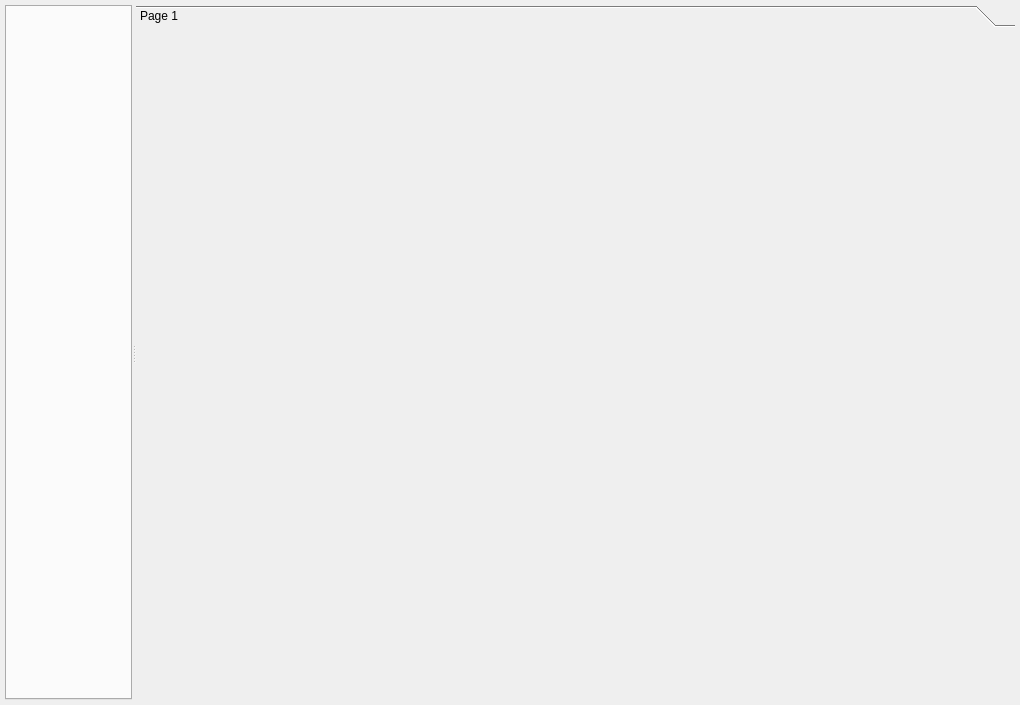
<?xml version="1.0" encoding="UTF-8"?>
<ui version="4.0">
 <author>Anton Rau</author>
 <class>CaloDialog</class>
 <widget class="QWidget" name="CaloDialog">
  <property name="geometry">
   <rect>
    <x>0</x>
    <y>0</y>
    <width>1020</width>
    <height>705</height>
   </rect>
  </property>
  <property name="windowTitle">
   <string>Calo</string>
  </property>
  <property name="sizeGripEnabled" stdset="0">
   <bool>true</bool>
  </property>
  <layout class="QVBoxLayout" name="verticalLayout">
   <property name="spacing">
    <number>0</number>
   </property>
   <property name="leftMargin">
    <number>5</number>
   </property>
   <property name="topMargin">
    <number>5</number>
   </property>
   <property name="rightMargin">
    <number>5</number>
   </property>
   <property name="bottomMargin">
    <number>5</number>
   </property>
   <item>
    <widget class="QSplitter" name="splitter">
     <property name="sizePolicy">
      <sizepolicy hsizetype="Expanding" vsizetype="Expanding">
       <horstretch>0</horstretch>
       <verstretch>0</verstretch>
      </sizepolicy>
     </property>
     <property name="orientation">
      <enum>Qt::Orientation::Horizontal</enum>
     </property>
     <widget class="QTabWidget" name="tabWidget">
      <property name="currentIndex">
       <number>-1</number>
      </property>
     </widget>
     <widget class="QToolBox" name="toolBox">
      <property name="currentIndex">
       <number>0</number>
      </property>
      <widget class="QWidget" name="page">
       <property name="geometry">
        <rect>
         <x>0</x>
         <y>0</y>
         <width>881</width>
         <height>665</height>
        </rect>
       </property>
       <attribute name="label">
        <string>Page 1</string>
       </attribute>
      </widget>
     </widget>
    </widget>
   </item>
  </layout>
 </widget>
 <resources>
  <include location="../../../../../../resources/resources.qrc"/>
 </resources>
 <connections/>
 <slots>
  <slot>accept()</slot>
  <slot>reject()</slot>
 </slots>
</ui>
